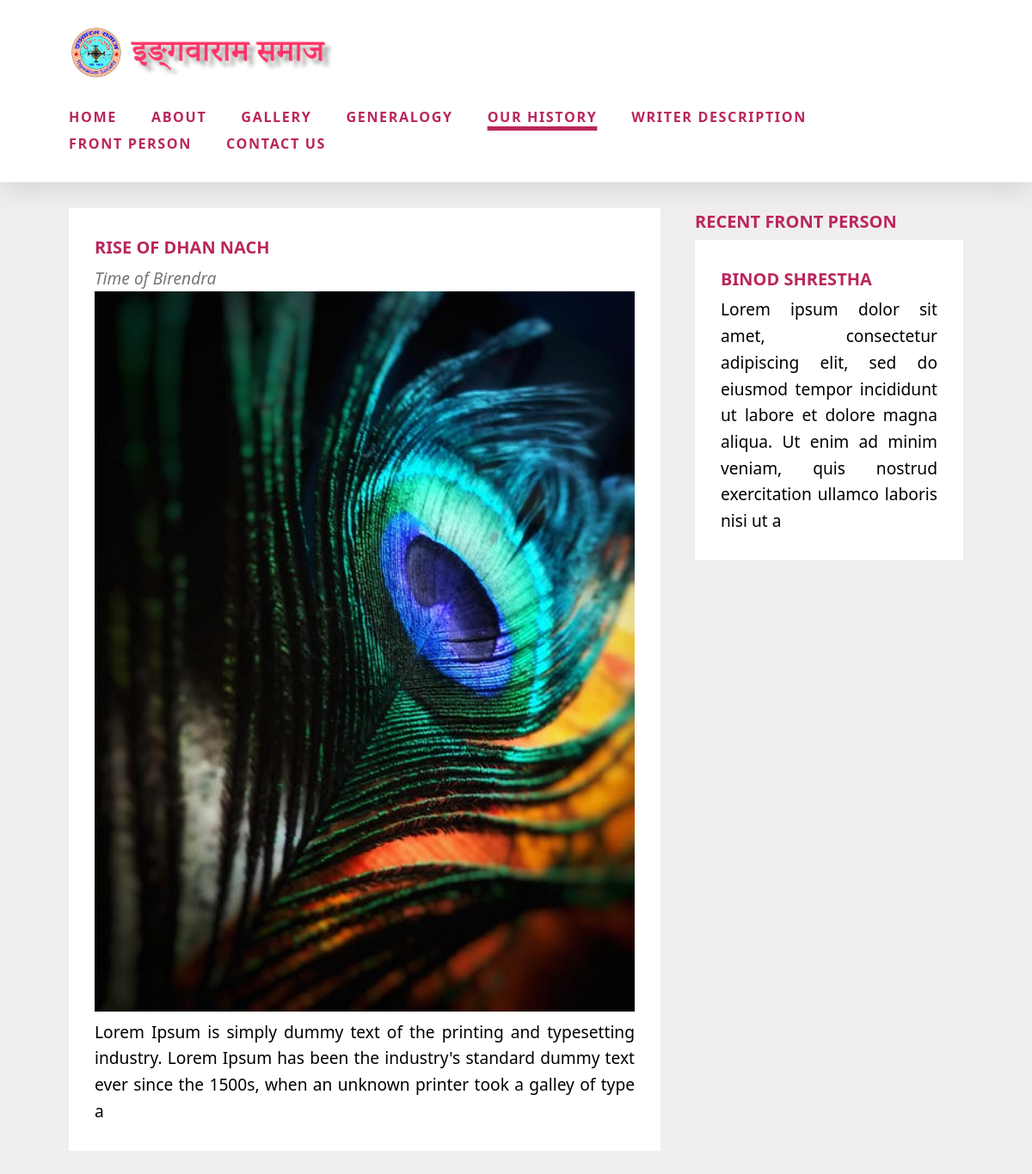
The app's page /history with its own data.
### website/models.py (models this page shows, shortened)
class History(models.Model):
    title = models.CharField(max_length=100)
    description = models.CharField(max_length=200)
    sub_title = models.CharField(max_length=200)
    class Meta:
        verbose_name_plural = "History"

class Front_Persons(models.Model):
    name = models.CharField(max_length=100)
    description = models.CharField(max_length=200)
    sub_title = models.CharField(max_length=200)
    class Meta:
        verbose_name_plural = "Front Persons"

### website/views.py (the view)
# urls.py: path('history',views.history, name="history"),
def history(request):
    front_person = Front_Persons.objects.all()
    histories=History.objects.all()
    data = {
        'histories':histories,
        'front_persons':front_person
    }
    return render(request, "pages/signs.htm", data)

### templates/pages/signs.htm (shortened to what this page needs)
{% extends 'base.html' %} {% block content %}
<div class="main-box">
    {% include 'nav.html' %}
    <div class="content">
        <div style="width: 100%;" class="content__left-box">
            {% for history in histories %}
            <div class="content__card-left">
                <h2 class="heading heading--event">{{history.title}}</h2>
                <p class="paragraph paragraph--event-details">{{history.sub_title}}</p>
                <img src="./images/event.jpeg" alt="" class="content__img-event">
                <p class="paragraph paragraph--description">{{history.description}}</p>
            </div>
            {% endfor %}
        </div>
        <div class="content__right-box">
            <h2 class="heading heading--event">Recent front person</h2>
            {% for front in front_persons %}
            <div class="content__card-right">
                <a style="text-decoration: none; color:black;" href="">
                    <h2 class="heading heading--event">{{front.name}} </h2>
                    <p class="paragraph paragraph--description">{{front.description}}
                </a>
            </div>
            {% endfor %}
        </div>
    </div>
</div>
{% endblock %}

### static/css/main.css (style rules this page uses)
* { margin: 0; padding: 0; -webkit-box-sizing: border-box; box-sizing: border-box; }
body { font-family: 'Nutino Sans', serif; line-height: 1.6; background-color: #f0eeee; font-size: 1.2rem; }
.heading--event { color: #BA265D; text-transform: uppercase; font-size: 20px; margin-bottom: 0.3rem; }
.paragraph--event-details { color: #777; font-style: italic; }
.paragraph--description { text-align: justify; }
.main-box { display: -webkit-box; display: -ms-flexbox; display: flex; -webkit-box-orient: vertical; -webkit-box-direction: normal; -ms-flex-direction: column; flex-direction: column; }
.content { padding: 30px 80px 30px 80px; display: -webkit-box; display: -ms-flexbox; display: flex; }
.content__left-box { display: -webkit-box; display: -ms-flexbox; display: flex; -webkit-box-orient: vertical; -webkit-box-direction: normal; -ms-flex-direction: column; flex-direction: column; margin-right: 40px; }
.content__card-left { padding: 30px 30px 30px 30px; background-color: white; margin-bottom: 20px; }
.content__right-box { -webkit-box-flex: 1; -ms-flex: 1 0 30%; flex: 1 0 30%; display: -webkit-box; display: -ms-flexbox; display: flex; -webkit-box-orient: vertical; -webkit-box-direction: normal; -ms-flex-direction: column; flex-direction: column; }
.content__img-event { background-repeat: no-repeat; background-size: cover; width: 100%; min-height: 1rem; }
.content__card-right { padding: 30px 30px 30px 30px; background-color: white; margin-bottom: 20px; }
.content { display: -webkit-box; display: -ms-flexbox; display: flex; }
body { font-family: Calibri, Segoe, "Segoe UI", "Gill Sans", "Gill Sans MT", sans-serif; }

### records on screen
History: title "RISE OF DHAN NACH", sub_title "Time of Birendra", description "Lorem Ipsum is simply dummy text of the printing and typesetting industry. Lorem Ipsum has been the industry's standard dummy text ever since the 1500s, when an unknown printer took a galley of type a"
Front_Persons: name "BINOD SHRESTHA", description "Lorem ipsum dolor sit amet, consectetur adipiscing elit, sed do eiusmod tempor incididunt ut labore et dolore magna aliqua. Ut enim ad minim veniam, quis nostrud exercitation ullamco laboris nisi ut a"
